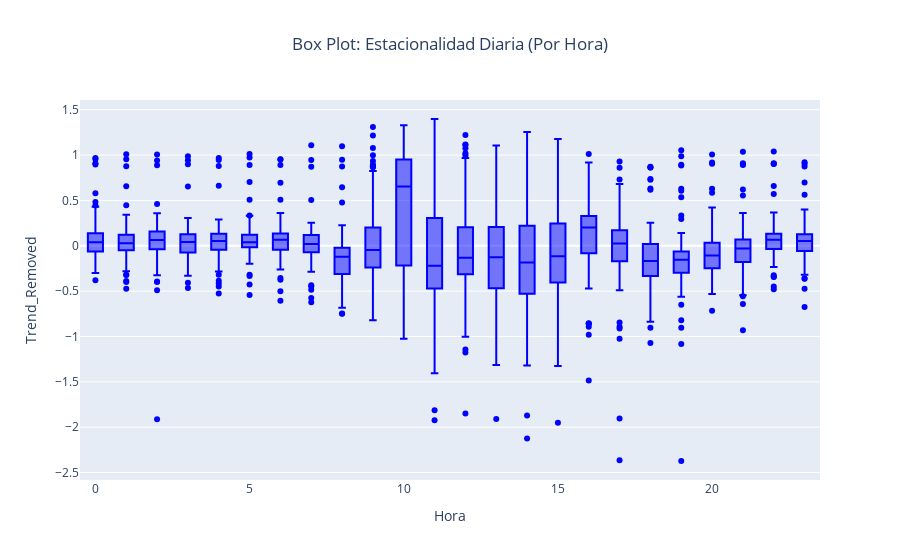
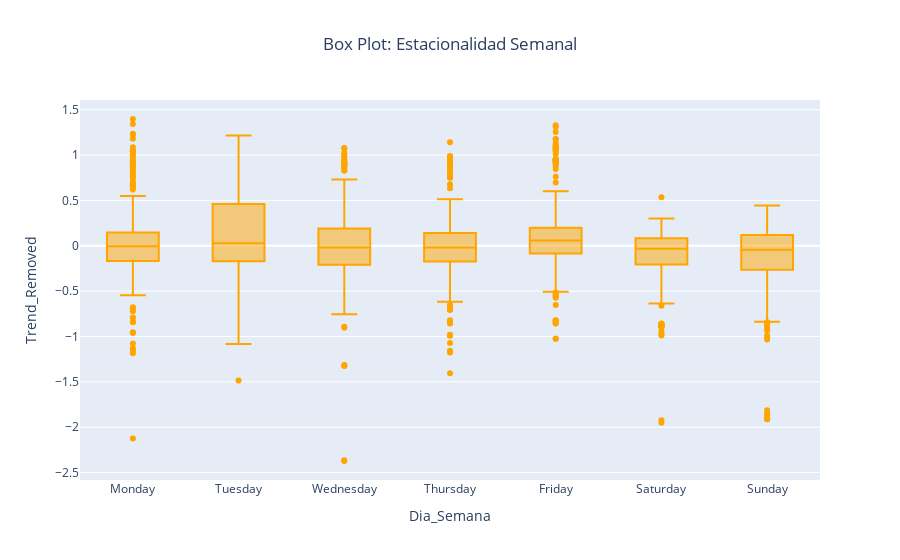

Notebook code cell kept with these figures, in order:
### Code cell
# Enriquecer dataset para boxplots
df['Hora'] = df.index.hour
df['Dia_Semana'] = df.index.day_name()
df['Mes'] = df.index.month_name()

# 1. Por Hora (Ciclo Diario - Fundamental en electricidad)
fig = px.box(df, x='Hora', y='Trend_Removed', 
             title='Box Plot: Estacionalidad Diaria (Por Hora)', color_discrete_sequence=['blue'])
fig.update_layout(title_x=0.5)
fig.show()

# 2. Por Día de la Semana
dias_orden = ["Monday", "Tuesday", "Wednesday", "Thursday", "Friday", "Saturday", "Sunday"]
fig = px.box(df, x='Dia_Semana', y='Trend_Removed', category_orders={"Dia_Semana": dias_orden},
             title='Box Plot: Estacionalidad Semanal', color_discrete_sequence=['orange'])
fig.update_layout(title_x=0.5)
fig.show()

### Figure 1 — Plotly figure (JSON) as saved in the notebook; plotly's stock layout.template omitted (floating-point values rounded to 4 significant figures; data arrays with more than 128 entries replaced by an {"elided": "..."} marker saying what was removed)
{"data": [{"alignmentgroup": "True", "hovertemplate": "Hora=%{x}<br>Trend_Removed=%{y}<extra></extra>", "legendgroup": "", "marker": {"color": "blue"}, "name": "", "notched": false, "offsetgroup": "", "orientation": "v", "showlegend": false, "type": "box", "x": {"elided": "2160 int values"}, "x0": " ", "xaxis": "x", "y": {"elided": "2160 float values"}, "y0": " ", "yaxis": "y"}], "layout": {"boxmode": "group", "legend": {"tracegroupgap": 0}, "title": {"text": "Box Plot: Estacionalidad Diaria (Por Hora)", "x": 0.5}, "xaxis": {"anchor": "y", "domain": [0, 1], "title": {"text": "Hora"}}, "yaxis": {"anchor": "x", "domain": [0, 1], "title": {"text": "Trend_Removed"}}}}

### Figure 2 — Plotly figure (JSON) as saved in the notebook; plotly's stock layout.template omitted (floating-point values rounded to 4 significant figures; data arrays with more than 128 entries replaced by an {"elided": "..."} marker saying what was removed)
{"data": [{"alignmentgroup": "True", "hovertemplate": "Dia_Semana=%{x}<br>Trend_Removed=%{y}<extra></extra>", "legendgroup": "", "marker": {"color": "orange"}, "name": "", "notched": false, "offsetgroup": "", "orientation": "v", "showlegend": false, "type": "box", "x": {"elided": "2160 str values"}, "x0": " ", "xaxis": "x", "y": {"elided": "2160 float values"}, "y0": " ", "yaxis": "y"}], "layout": {"boxmode": "group", "legend": {"tracegroupgap": 0}, "title": {"text": "Box Plot: Estacionalidad Semanal", "x": 0.5}, "xaxis": {"anchor": "y", "categoryarray": ["Monday", "Tuesday", "Wednesday", "Thursday", "Friday", "Saturday", "Sunday"], "categoryorder": "array", "domain": [0, 1], "title": {"text": "Dia_Semana"}}, "yaxis": {"anchor": "x", "domain": [0, 1], "title": {"text": "Trend_Removed"}}}}
